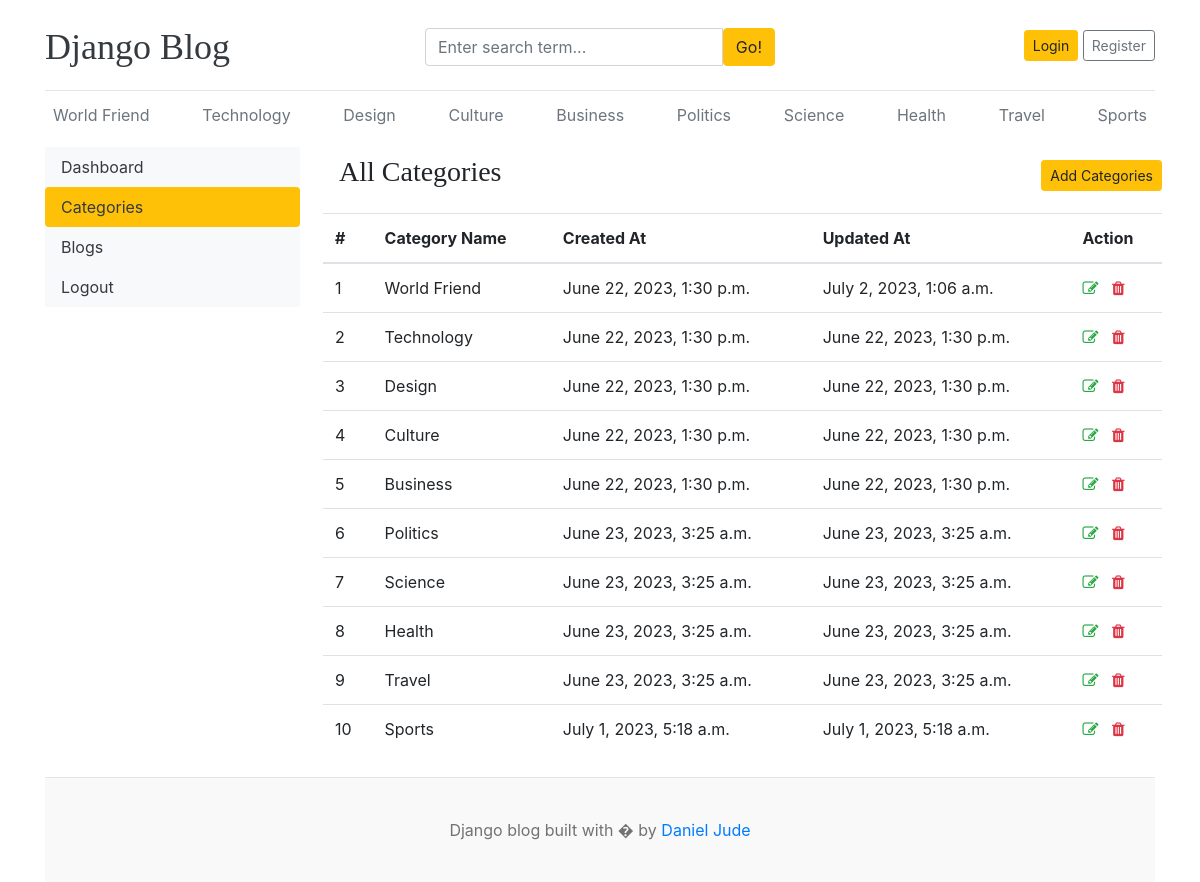
/dashboard/categories/, run on the app's committed database.
### blogs/models.py (models this page shows, shortened)
class Category(models.Model):
    category_name = models.CharField(max_length=100, unique=True)
    created_at = models.DateTimeField(auto_now_add=True)
    updated_at = models.DateTimeField(auto_now=True)
    class Meta:
        verbose_name_plural = "categories"

### dashboard/views.py (the view)
# urls.py: path("categories/", views.categories, name='categories'),
def categories(request):
    return render(request, 'dashboard/categories.html')

### blogs/context_processors.py (called while the page is built)
def get_categories(request):
    categories = Category.objects.all()
    return dict(categories=categories)

def get_social_links(request):
    links = SocialLink.objects.all()
    return dict(links=links)

### templates/dashboard/categories.html (shortened to what this page needs)
{% extends 'base.html' %} {% block content %}
<div class="row">
  {% include 'dashboard/sidebar.html' %}
  <div class="col-md-9">
    <div class="row d-flex justify-content-between align-items-center p-2 pl-4">
      <h3>All Categories</h3>
      <a class="btn btn-warning btn-sm" href="{% url 'add_category' %}"
        >Add Categories</a
      >
    </div>
    <div class="row p-2">
      <table class="table">
        <thead>
          <tr>
            <th>#</th>
            <th scope="col">Category Name</th>
            <th scope="col">Created At</th>
            <th scope="col">Updated At</th>
            <th scope="col">Action</th>
          </tr>
          {% for category in categories %}
          <tr>
            <td>{{forloop.counter}}</td>
            <td scope="col">{{category.category_name}}</td>
            <td scope="col">{{category.created_at}}</td>
            <td scope="col">{{category.updated_at}}</td>
            <td>
              <a href="{% url 'edit_category' category.id %}"><i class="fa fa-edit text-success"></i></a>
              <a href="{% url 'delete_category' category.id %}"><i class="fa fa-trash text-danger"></i></a>
            </td>
          </tr>
          {% endfor %}
        </thead>
      </table>
    </div>
  </div>
</div>
{% endblock content %}

### templates/base.html (shortened to what this page needs)
{% load static %}
<!DOCTYPE html>
<html lang="en">
  <head>
    <link
      href="https://getbootstrap.com/docs/4.0/dist/css/bootstrap.min.css"
      rel="stylesheet"
    />
    <link href="{% static 'css/blog.css' %}" rel="stylesheet" />
    <link rel="stylesheet" href="https://cdnjs.cloudflare.com/ajax/libs/font-awesome/4.7.0/css/font-awesome.min.css">
  </head>
  <body>
    <div class="container">
      <header class="blog-header py-3">
        <div class="row flex-nowrap justify-content-between align-items-center">
          <div class="col-4 pt-1">
            <a class="blog-header-logo text-dark" href="/">Django Blog</a>
          </div>
          <div class="col-4 pt-1">
            <form action="{% url 'search' %}" method="GET">
            <div class="input-group">
                <input
                class="form-control"
                type="text"
                placeholder="Enter search term..."
                aria-label="Enter search term..."
                aria-describedby="button-search"
                name = "search"
              />
              <button type="submit" class="btn btn-warning" id="button-search" >
                Go!
              </button>
            </div>
          </form>
          </div>
         {% if not  user.is_authenticated %}
         <div class="col-4 d-flex justify-content-end align-items-center">
          <a class="btn btn-sm btn-warning" href="{% url 'login' %}">Login</a> &nbsp;
          <a class="btn btn-sm btn-outline-secondary" href="{% url 'register' %}">Register</a>
        </div>
         {% else %}
          <span>You are logged in as {{user}} &nbsp; <a  href = "{% url 'dashboard' %}" class = "btn btn-warning btn-sm">Dashboard</a></span>&nbsp; <a href="{% url 'logout' %}">Logout</a>
         {% endif %}
        </div>
      </header>
      <div class="nav-scroller py-1 mb-2">
       <nav class="nav d-flex justify-content-between">
        {% for category in categories  %}
        <a class="p-2 text-muted" href="{% url 'post_by_category' category.id %}">{{category.category_name}}</a>
        {% endfor %}
       </nav>
     </div>
      {% block content %}
      {% endblock %}
      <footer class="blog-footer">
        <p>Django blog built with � by <a href="#">Daniel Jude</a></p>
      </footer>
    </body>
</html>

### blog_main/static/css/blog.css (style rules this page uses)
.blog-header { border-bottom: 1px solid #e5e5e5; }
.blog-header-logo { font-family: "Playfair Display", Georgia, "Times New Roman", serif ; font-size: 2.25rem; }
h1, h2, h3, h4, h5, h6 { font-family: "Playfair Display", Georgia, "Times New Roman", serif ; }
.blog-footer { padding: 2.5rem 0; color: #727272; text-align: center; background-color: #f9f9f9; border-top: 0.05rem solid #e5e5e5; }
.blog-footer p:last-child { margin-bottom: 0; }

### data on the page
Category: category_name "World Friend", created_at "June 22, 2023, 1:30 p.m.", updated_at "July 2, 2023, 1:06 a.m."
Category: category_name "Technology", created_at "June 22, 2023, 1:30 p.m.", updated_at "June 22, 2023, 1:30 p.m."
Category: category_name "Design", created_at "June 22, 2023, 1:30 p.m.", updated_at "June 22, 2023, 1:30 p.m."
Category: category_name "Culture", created_at "June 22, 2023, 1:30 p.m.", updated_at "June 22, 2023, 1:30 p.m."
Category: category_name "Business", created_at "June 22, 2023, 1:30 p.m.", updated_at "June 22, 2023, 1:30 p.m."
Category: category_name "Politics", created_at "June 23, 2023, 3:25 a.m.", updated_at "June 23, 2023, 3:25 a.m."
Category: category_name "Science", created_at "June 23, 2023, 3:25 a.m.", updated_at "June 23, 2023, 3:25 a.m."
Category: category_name "Health", created_at "June 23, 2023, 3:25 a.m.", updated_at "June 23, 2023, 3:25 a.m."
Category: category_name "Travel", created_at "June 23, 2023, 3:25 a.m.", updated_at "June 23, 2023, 3:25 a.m."
Category: category_name "Sports", created_at "July 1, 2023, 5:18 a.m.", updated_at "July 1, 2023, 5:18 a.m."
